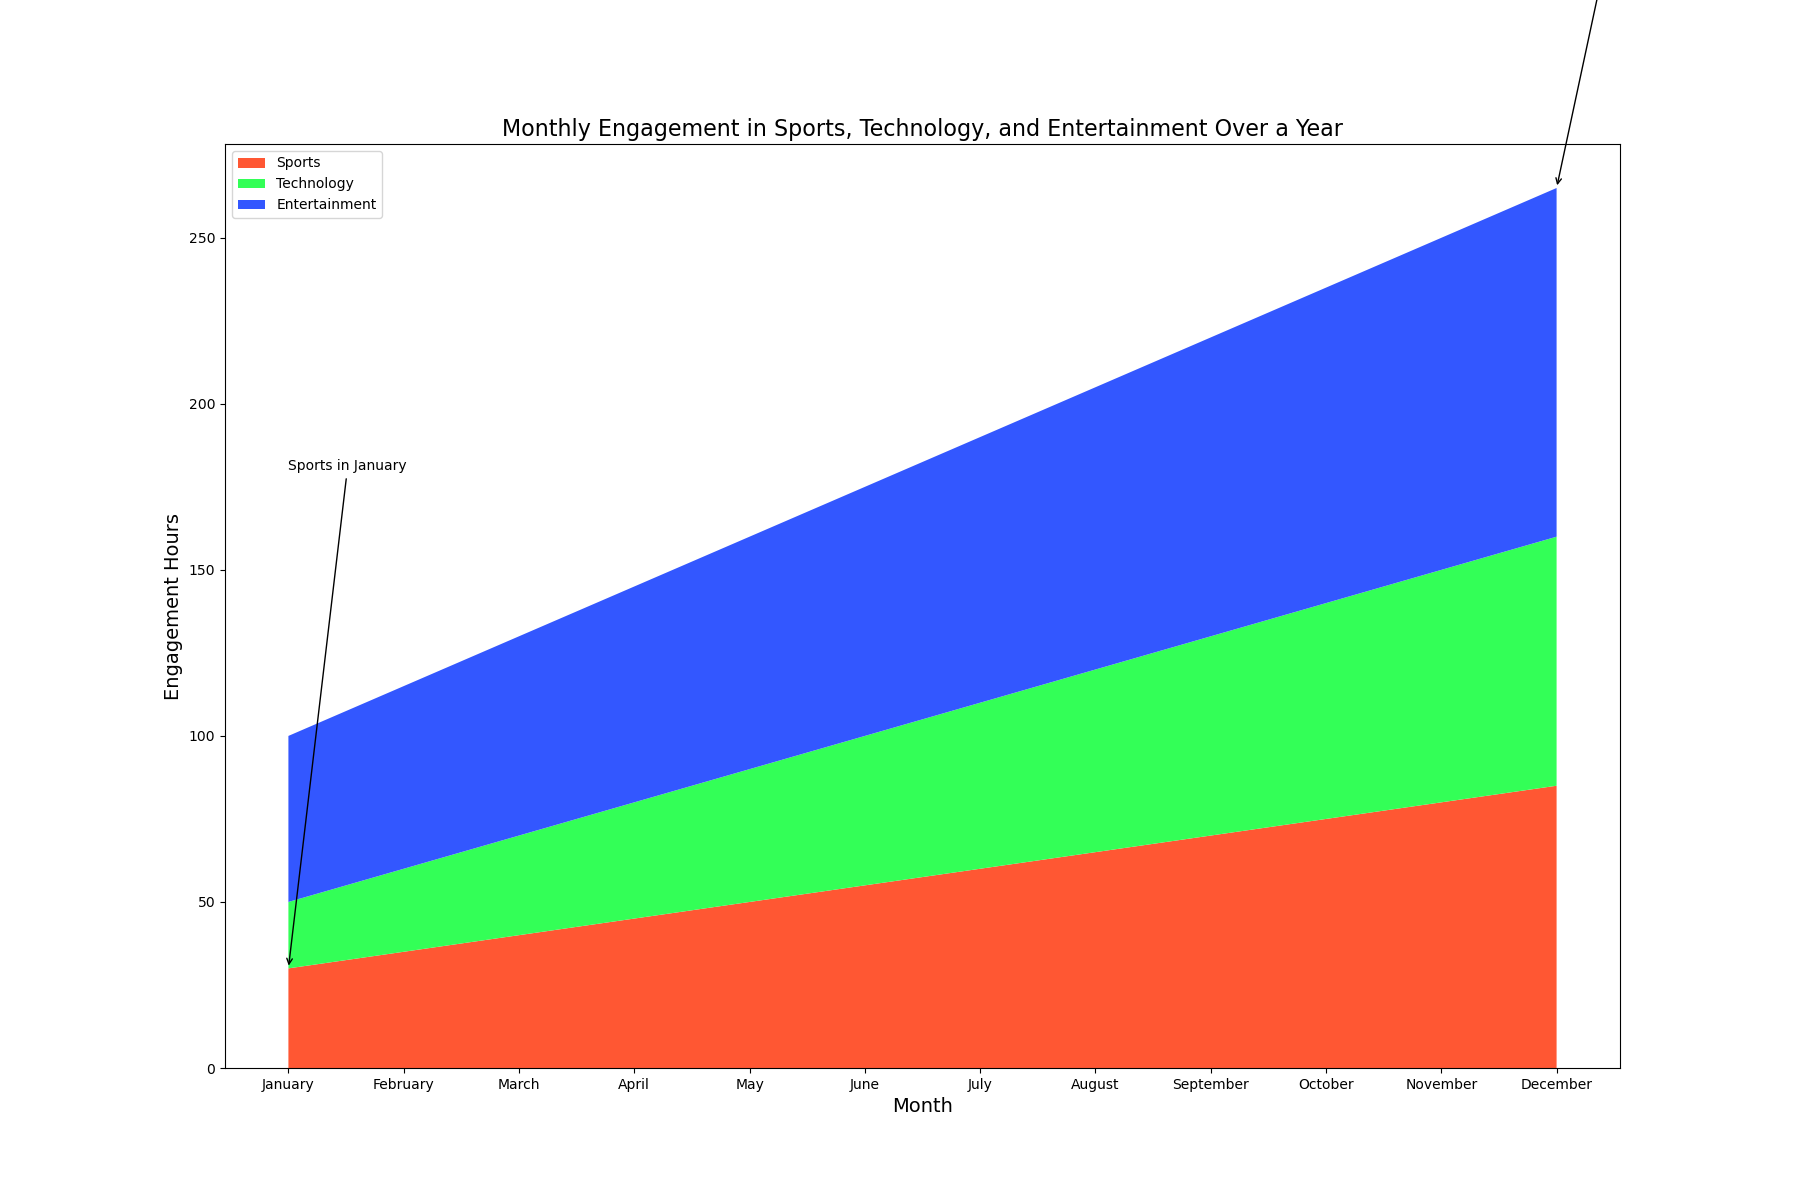

The Python source for this figure:

import matplotlib.pyplot as plt
import pandas as pd

# Define the data
data = {
    'Month': ['January', 'February', 'March', 'April', 'May', 'June', 
              'July', 'August', 'September', 'October', 'November', 'December'],
    'Sports': [30, 35, 40, 45, 50, 55, 60, 65, 70, 75, 80, 85],
    'Technology': [20, 25, 30, 35, 40, 45, 50, 55, 60, 65, 70, 75],
    'Entertainment': [50, 55, 60, 65, 70, 75, 80, 85, 90, 95, 100, 105],
}

# Create a dataframe
df = pd.DataFrame(data)

# Define x-axis based on 'Month'
x = df['Month']

# Plot using specific color codes
plt.figure(figsize=(18, 12))
plt.stackplot(x, df['Sports'], df['Technology'], df['Entertainment'], 
              colors=['#ff5733', '#33ff57', '#3357ff'], labels=['Sports', 'Technology', 'Entertainment'])

# Adding title and labels
plt.title('Monthly Engagement in Sports, Technology, and Entertainment Over a Year', fontsize=16)
plt.xlabel('Month', fontsize=14)
plt.ylabel('Engagement Hours', fontsize=14)

# Add annotations
plt.annotate('Sports in January', xy=(0, df['Sports'][0]), 
             xytext=(0, 180), arrowprops=dict(facecolor='black', arrowstyle='->'))
plt.annotate('Entertainment in December', xy=(11, df['Sports'][11] + df['Technology'][11] + df['Entertainment'][11]), 
             xytext=(11, 400), arrowprops=dict(facecolor='black', arrowstyle='->'))

# Adding legend
plt.legend(loc='upper left')

# Display the figure
plt.show()
